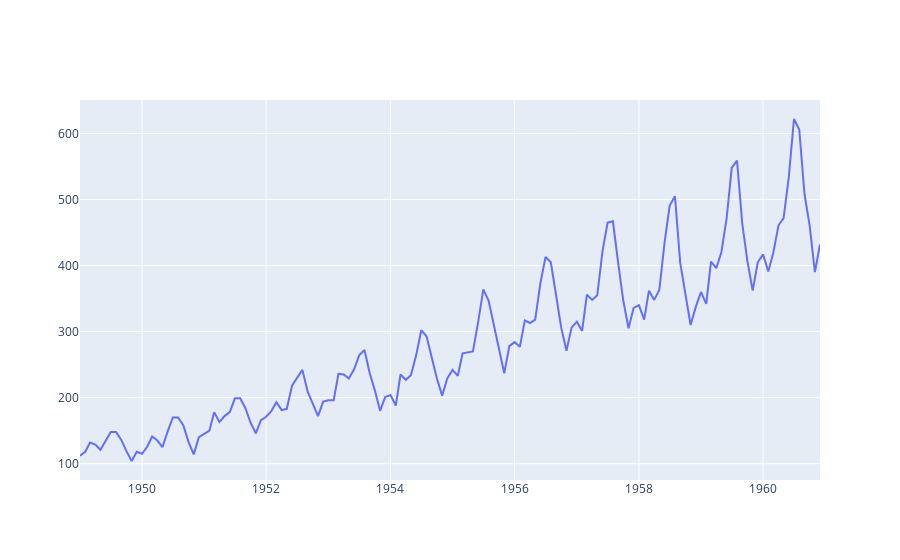

Notebook cell for this chart:
### Markdown cell above
Автокорреляция
===

### Code cell
for i in range(1,10):
    df[f'lag-{i}'] = df['Passengers'].shift(i)
    
iplot(Figure(data=Scatter(x=df['date'],y=df['Passengers'])))
df[[f'lag-{i}'for i in range(1,10)]+['Passengers']].corr()['Passengers']

### Figure 1 — Plotly figure (JSON) as saved in the notebook; plotly's stock layout.template omitted (floating-point values rounded to 4 significant figures; data arrays with more than 128 entries replaced by an {"elided": "..."} marker saying what was removed)
{"data": [{"type": "scatter", "x": {"elided": "144 str values"}, "y": {"elided": "144 int values"}}], "layout": {}}
